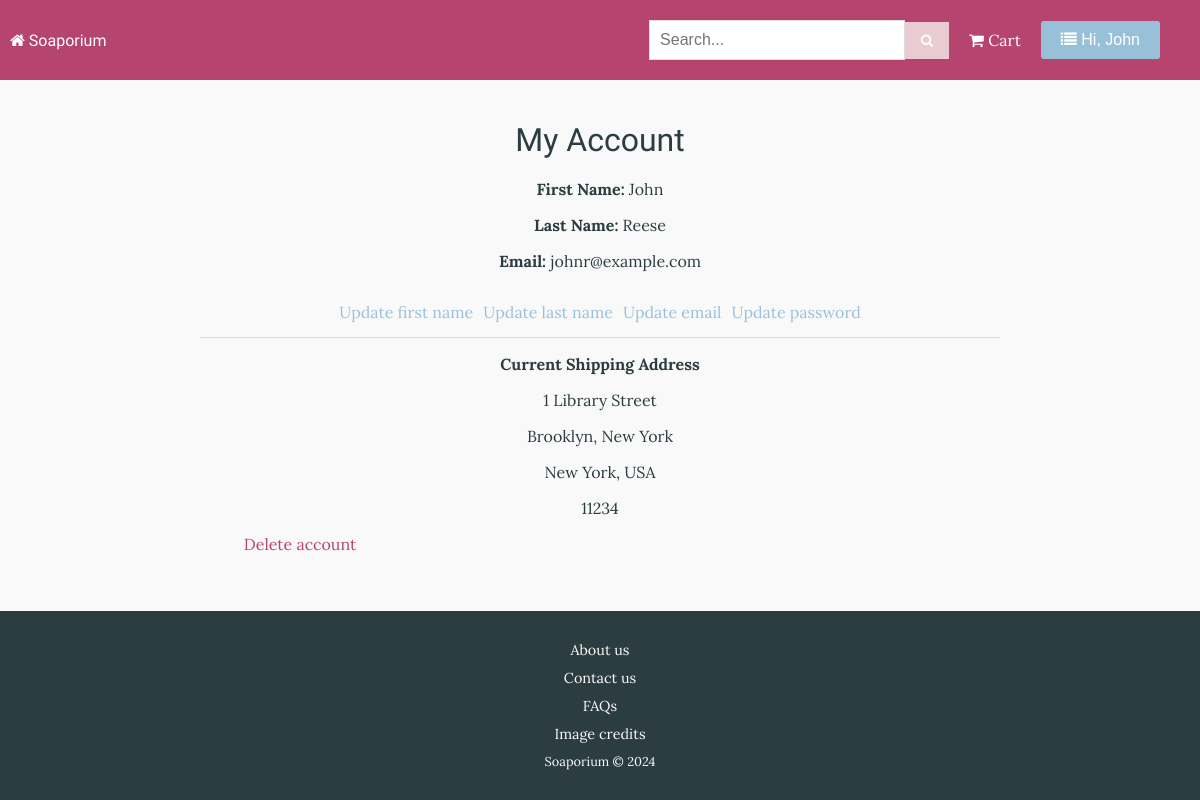
Page /user (signed in) on the committed database.
### tables this page shows
CREATE TABLE User (userid INTEGER PRIMARY KEY AUTOINCREMENT, fname TEXT NOT NULL, lname TEXT NOT NULL, housenum INTEGER, street TEXT, suburb TEXT, town TEXT, region TEXT, country TEXT, postcode INTEGER, email TEXT NOT NULL, password TEXT NOT NULL);

### routes.py (the view)
@app.route("/user")
def userinfo():
    userid = session.get("userid")
    if not userid:
        flash("Please login to access your information", 'message')
        return render_template("login.html")
    sql = "SELECT * FROM User WHERE userid = ?"
    user = execute_query(sql, (userid,), True, False, False)
    if not user:
        return render_template('404.html'), 404
    return render_template("user.html", user=user)

### routes.py (called while the page is built)
def execute_query(sql, params=(), fetchone=False,
                  fetchall=False, commit=False):
    connection = sqlite3.connect("Soap.db")
    cursor = connection.cursor()
    result = None
    try:
        cursor.execute(sql, params)
        if commit:
            connection.commit()
        if fetchone:
            result = cursor.fetchone()
        elif fetchall:
            result = cursor.fetchall()
    except sqlite3.Error as e:
        app.logger.error(f"Database error: {e}")
        raise
    finally:
        connection.close()
    return result

@app.context_processor
def inject_user_firstname():
    user_firstname = None
    userid = session.get("userid")
    if userid:
        sql = "SELECT fname FROM User WHERE userid = ?"
        user = execute_query(sql, (userid,), True, False, False)
        if user:
            user_firstname = user[0]
    return dict(user_firstname=user_firstname)

### templates/user.html (shortened to what this page needs)
{% extends "layout.html" %}
{% block content %}
<div class="user-info-container">
    <h1>My Account</h1>
    {% if user %}
    <p><strong>First Name:</strong> {{ user[1] }}</p>
    <p><strong>Last Name:</strong> {{ user[2] }}</p>
    <p><strong>Email:</strong> {{ user[10] }}</p>
    <p class="update-links-p">
        <a href="{{ url_for('update_info', field='fname') }}" class="update-link">Update first name</a>
        <a href="{{ url_for('update_info', field='lname') }}" class="update-link">Update last name</a>
        <a href="{{ url_for('update_info', field='email') }}" class="update-link">Update email</a>
        <a href="{{ url_for('update_info', field='password') }}" class="update-link">Update password</a>
    </p>
    <hr>
    {% if user[3] and user[4] and user[5] and user[6] and user[7] and user[8] and user[9] %}
    <p><strong>Current Shipping Address</strong></p>
    <p>{{ user[3] }} {{ user[4] }}</p>
    <p>{{ user[5] }}, {{ user[6] }}</p>
    <p>{{ user[7] }}, {{ user[8] }}</p>
    <p>{{ user[9] }}</p>
    {% else %}
    <p>Looks like you haven't filled your shipping address in. Please <a
            href="{{ url_for('update_info', field='address') }}">update your address.</a></p>
    <br>
    {% endif %}
    <p><a href="{{ url_for('delete_account') }}" class="delete-account-link">Delete account</a></p>
    {% endif %}
</div>
{% endblock %}

### templates/layout.html (shortened to what this page needs)
<!DOCTYPE html>
<html lang="en">
<head>
    <link rel="stylesheet" href="{{ url_for('static', filename='styles.css') }}">
    <link rel="stylesheet" href="https://cdnjs.cloudflare.com/ajax/libs/font-awesome/4.7.0/css/font-awesome.min.css">
</head>
<body>
    <div class="top-bar">
        <a href="{{ url_for('home') }}" class="home-link"><i class="fa fa-home"></i> Soaporium</a>
        <nav class="navbar">
            <ul class="nav-links">
                <li class="search-bar">
                    <form action="{{ url_for('search') }}" method="get">
                        <div class="input-wrapper">
                            <input type="text" name="search_term" placeholder="Search...">
                            <button type="submit"><i class="fa fa-search"></i></button>
                        </div>
                    </form>
                </li>
                {% if session.get("userid") %}
                <li><a href="{{ url_for('view_current_cart') }}"><i class="fa fa-shopping-cart"></i> Cart</a></li>
                <li class="user-dropdown">
                    <button class="user-dropdown-btn"><i class="fa fa-list"></i> Hi, {{ user_firstname }}</i></button>
                </li>
                {% else %}
                <li><a href="{{ url_for('login') }}">Login</a></li>
                <li><a href="{{ url_for('signup') }}">Sign up</a></li>
                {% endif %}
            </ul>
        </nav>
    </div>
    <div class="content">
        {% block content %}{% endblock %}
    </div>
    <div class="footer">
        <div class="footer links">
            <p><a href="{{ url_for('about') }}">About us</a></p>
            <p><a href="{{ url_for('customer_service') }}">Contact us</a></p>
            <p><a href="{{ url_for('faqs')}}">FAQs</a></p>
            <p><a href="{{ url_for('credit') }}">Image credits</a></p>
            <p>Soaporium &COPY; 2024</p>
        </div>
    </div>
</body>
</html>

### static/styles.css (style rules this page uses)
body { font-family: 'Lora', serif; background-color: #faf9f9; color: #2b3d41; display: flex; flex-direction: column; min-height: 100vh; }
html, body { height: 100%; margin: 0; padding: 0; }
h1, h2, h3, h4, h5, h6, .home-link { font-family: "Gorditas", cursive; font-weight: 400; text-align: center; }
ul, li { list-style-type: none; margin: 0; padding: 0; }
.top-bar, .navbar { background-color: #b5446e; color: #fff; padding: 10px; display: flex; justify-content: space-between; align-items: center; position: sticky; top: 0; z-index: 1; }
.nav-links { display: flex; align-items: center; flex-wrap: wrap; }
.nav-links li { margin-right: 20px; }
.nav-links a, .home-link { color: #fff; text-decoration: none; font-weight: 400; }
.search-bar { max-width: 300px; }
input[type="text"], input[type="password"] { padding: 10px; font-size: 16px; border: 1px solid #ddd; width: 100%; box-sizing: border-box; }
.input-wrapper, .update-form { display: flex; align-items: center; width: 100%; }
.input-wrapper input { flex-grow: 1; padding-right: 40px; }
.input-wrapper button { padding: 10px 15px; background-color: #eacbd2; color: #fff; border: 1px solid #eacbd2; cursor: pointer; }
.footer { background-color: #2b3d41; color: #faf9f9; text-align: center; padding: 10px 0; width: 100%; bottom: 0; margin-top: auto; }
.footer a { color: #faf9f9; text-decoration: none; margin: 0 10px; font-size: 0.9rem; }
.footer p { margin: 10px 0; font-size: 0.8rem; }
.add-to-cart, .user-dropdown-btn, .cancel-button, .update-button, .quantity-button, .confirm-delete-button { display: inline-block; padding: 10px 20px; font-size: 16px; background-color: #98c1d9; color: #fff; border: none; border-radius: 3px; cursor: pointer; text-decoration: none; }
.user-info-container, .update-info-container { max-width: 800px; margin: 0 auto; padding: 20px; text-align: center; }
.user-info-container h1 { margin-bottom: 20px; }
.user-info-container p { margin-bottom: 10px; }
.user-dropdown { position: relative; }
.user-dropdown-btn { padding: 10px 20px; font-size: 16px; background-color: #98c1d9; color: #fff; border: none; border-radius: 3px; cursor: pointer; text-decoration: none; display: inline-block; }
hr { width: 100%; border: 0; border-top: 1px solid #ddd; margin: 10px 0; }
.update-links-p { display: flex; flex-wrap: wrap; gap: 10px; justify-content: center; }
.back-to-home, .delete-account-link { color: #b5446e; display: block; margin-top: 15px; margin-bottom: 5px; text-decoration: none; max-width: 25%; }
.update-link, .clear-filters a { color: #98c1d9; display: block; margin-top: 15px; margin-bottom: 5px; text-decoration: none; max-width: 25%; }

### rows in the picture
User: fname "John", lname "Reese", email "johnr@example.com", housenum "1", street "Library Street", suburb "Brooklyn", town "New York", region "New York", country "USA", postcode "11234"
